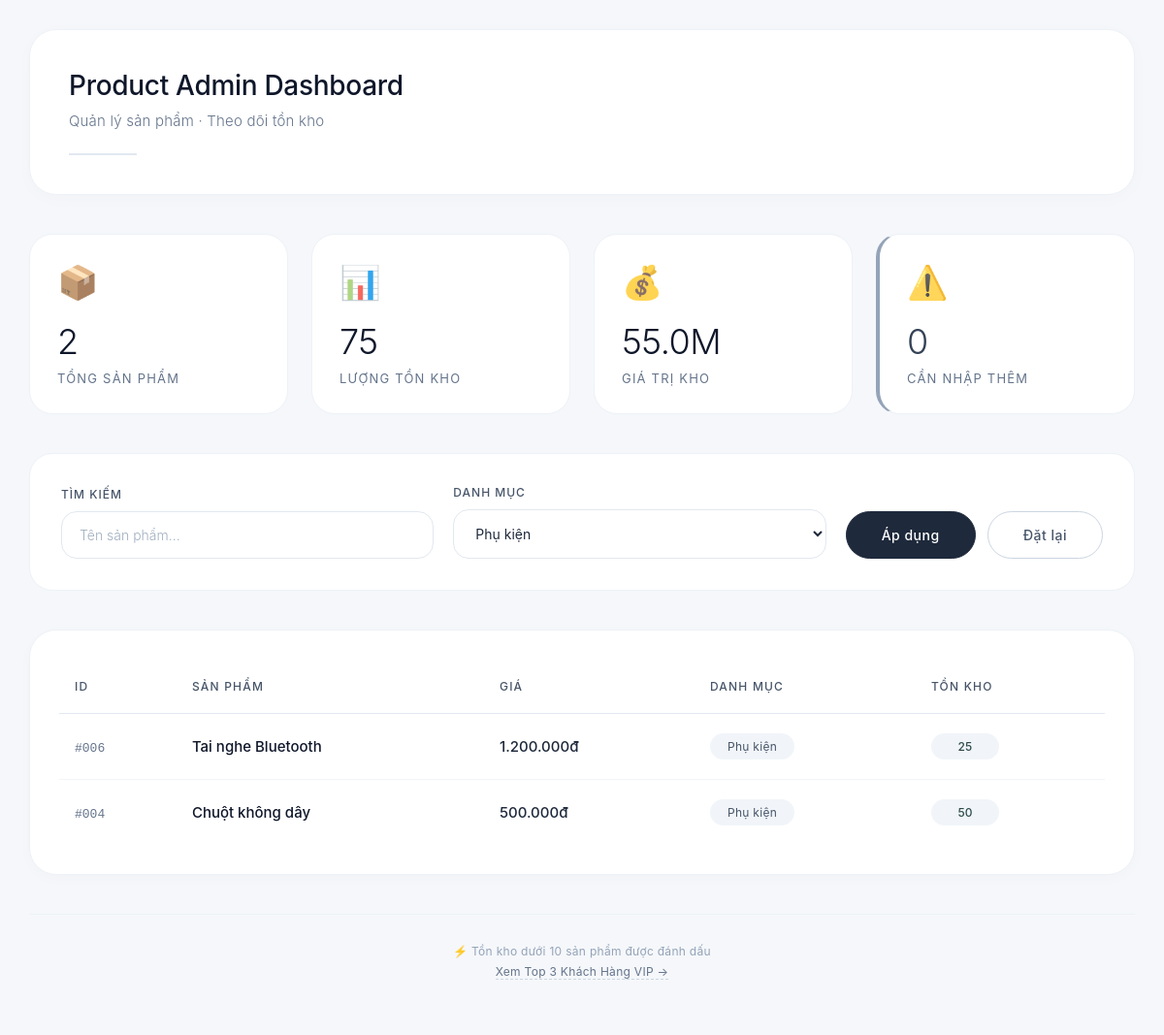
/Session7/Part3and4/index.php?category_id=3, run on the app's committed database.
### tables this page shows
CREATE TABLE `products` (
  `id` int(11) NOT NULL,
  `name` varchar(200) NOT NULL,
  `price` decimal(10,2) NOT NULL,
  `category_id` int(11) DEFAULT NULL,
  `stock` int(11) DEFAULT 0
);

CREATE TABLE `categories` (
  `id` int(11) NOT NULL,
  `category_name` varchar(100) NOT NULL
);

### Session7/Part3and4/index.php (the view, shortened to what this page needs)
<?php
$db = Database::getInstance()->getConnection();
try {
    $categories = $db->query("SELECT * FROM categories ORDER BY category_name")->fetchAll();
    $search = $_GET['search'] ?? '';
    $category_id = $_GET['category_id'] ?? '';
    $sql = "SELECT
                p.id,
                p.name AS product_name,
                p.price,
                p.stock,
                c.category_name
            FROM products p
            LEFT JOIN categories c ON p.category_id = c.id
            WHERE 1=1";
    $params = [];
    if (!empty($category_id)) {
        $sql .= " AND p.category_id = :category_id";
        $params[':category_id'] = $category_id;
    }
    $sql .= " ORDER BY p.id DESC";
    $stmt = $db->prepare($sql);
    $stmt->execute($params);
    $products = $stmt->fetchAll();
} catch (PDOException $e) {
    die("❌ Lỗi: " . $e->getMessage());
}
?>
<!DOCTYPE html>
<html lang="vi">
<head>
    <link rel="stylesheet" href="style.css">
</head>
<body>
    <div class="container">
        <div class="header">
            <h1>Product Admin Dashboard</h1>
            <p>Quản lý sản phẩm · Theo dõi tồn kho</p>
            <div class="header-divider"></div>
        </div>
        <?php
        $totalProducts = count($products);
        $totalStock = 0;
        $lowStockCount = 0;
        $totalValue = 0;
        foreach ($products as $p) {
            $totalStock += $p['stock'];
            $totalValue += $p['price'] * $p['stock'];
        }
        ?>
        <div class="stats-container">
            <div class="stat-card">
                <div class="stat-icon">📦</div>
                <div class="stat-number"><?= $totalProducts ?></div>
                <div class="stat-label">Tổng sản phẩm</div>
            </div>
            <div class="stat-card">
                <div class="stat-icon">📊</div>
                <div class="stat-number"><?= number_format($totalStock) ?></div>
                <div class="stat-label">Lượng tồn kho</div>
            </div>
            <div class="stat-card">
                <div class="stat-icon">💰</div>
                <div class="stat-number"><?= number_format($totalValue / 1000000, 1) ?>M</div>
                <div class="stat-label">Giá trị kho</div>
            </div>
            <div class="stat-card warning">
                <div class="stat-icon">⚠️</div>
                <div class="stat-number"><?= $lowStockCount ?></div>
                <div class="stat-label">Cần nhập thêm</div>
            </div>
        </div>
        <div class="filter-form">
            <form method="GET">
                <div class="filter-grid">
                    <div class="filter-group">
                        <label>Tìm kiếm</label>
                        <input type="text"
                               name="search"
                               placeholder="Tên sản phẩm..."
                               value="<?= htmlspecialchars($search) ?>">
                    </div>
                    <div class="filter-group">
                        <label>Danh mục</label>
                        <select name="category_id">
                            <?php foreach ($categories as $cat): ?>
                                <option value="<?= $cat['id'] ?>"
                                        <?= $category_id == $cat['id'] ? 'selected' : '' ?>>
                                    <?= htmlspecialchars($cat['category_name']) ?>
                                </option>
                            <?php endforeach; ?>
                        </select>
                    </div>
                    <div class="filter-actions">
                        <button type="submit" class="btn btn-primary">Áp dụng</button>
                        <a href="?" class="btn btn-secondary">Đặt lại</a>
                    </div>
                </div>
            </form>
        </div>
        <div class="table-container">
            <table>
                <thead>
                    <tr>
                        <th>ID</th>
                        <th>Sản phẩm</th>
                        <th>Giá</th>
                        <th>Danh mục</th>
                        <th>Tồn kho</th>
                    </tr>
                </thead>
                <tbody>
                    <?php if (empty($products)): ?>
                        <tr>
                            <td colspan="5" class="no-data">
                                Không tìm thấy sản phẩm
                                <br>
                                <small>Thử thay đổi điều kiện lọc</small>
                            </td>
                        </tr>
                    <?php else: ?>
                        <?php foreach ($products as $product): ?>
                            <tr class="<?= $product['stock'] < 10 ? 'low-stock-row' : '' ?>">
                                <td>
                                    <span class="product-id">#<?= str_pad($product['id'], 3, '0', STR_PAD_LEFT) ?></span>
                                </td>
                                <td>
                                    <span class="product-name">
                                        <?= htmlspecialchars($product['product_name']) ?>
                                    </span>
                                </td>
                                <td class="price">
                                    <?= number_format($product['price'], 0, ',', '.') ?>đ
                                </td>
                                <td>
                                    <span class="category">
                                        <?= htmlspecialchars($product['category_name'] ?? 'Chưa phân loại') ?>
                                    </span>
                                </td>
                                <td>
                                    <?php
                                    $stockClass = 'stock-high';
                                    ?>
                                    <span class="stock <?= $stockClass ?>">
                                        <?= $product['stock'] ?>
                                    </span>
                                </td>
                            </tr>
                        <?php endforeach; ?>
                    <?php endif; ?>
                </tbody>
            </table>
        </div>
        <div class="footer-info">
            <p>⚡ Tồn kho dưới 10 sản phẩm được đánh dấu</p>
            <p><a href="top_customers.php" style="color: #64748b; text-decoration: none; border-bottom: 1px dashed #cbd5e1;">Xem Top 3 Khách Hàng VIP →</a></p>
        </div>
    </div>
</body>
</html>

### Session7/Part3and4/Style.css (style rules this page uses)
* { margin: 0; padding: 0; box-sizing: border-box; font-family: 'Inter', -apple-system, BlinkMacSystemFont, 'Segoe UI', Roboto, 'Helvetica Neue', sans-serif; }
body { background: #f5f7fa; padding: 30px; min-height: 100vh; display: flex; justify-content: center; align-items: center; color: #1e293b; }
.container { max-width: 1400px; width: 100%; margin: 0 auto; }
.header { background: #ffffff; padding: 40px; border-radius: 28px; margin-bottom: 40px; box-shadow: 0 4px 20px rgba(0, 0, 0, 0.02); border: 1px solid #edf2f7; transition: all 0.2s ease; }
.header h1 { font-size: 28px; font-weight: 500; color: #0f172a; letter-spacing: -0.3px; margin-bottom: 10px; }
.header p { color: #64748b; font-size: 15px; font-weight: 300; letter-spacing: 0.2px; }
.header-divider { width: 70px; height: 2px; background: #e2e8f0; margin-top: 24px; }
.stats-container { display: grid; grid-template-columns: repeat(auto-fit, minmax(240px, 1fr)); gap: 24px; margin-bottom: 40px; }
.stat-card { background: #ffffff; padding: 28px; border-radius: 24px; border: 1px solid #edf2f7; transition: all 0.25s cubic-bezier(0.4, 0, 0.2, 1); }
.stat-icon { font-size: 34px; margin-bottom: 20px; color: #334155; opacity: 0.8; }
.stat-number { font-size: 36px; font-weight: 300; color: #0f172a; line-height: 1.2; margin-bottom: 8px; letter-spacing: -0.5px; }
.stat-label { color: #64748b; font-size: 13px; text-transform: uppercase; letter-spacing: 1.2px; font-weight: 400; }
.stat-card.warning { background: #ffffff; border-left: 4px solid #94a3b8; }
.stat-card.warning .stat-number { color: #334155; }
.filter-form { background: #ffffff; padding: 32px; border-radius: 24px; margin-bottom: 40px; border: 1px solid #edf2f7; }
.filter-grid { display: flex; gap: 20px; flex-wrap: wrap; align-items: flex-end; }
.filter-group { flex: 1; min-width: 250px; }
.filter-group label { display: block; margin-bottom: 10px; color: #475569; font-size: 12px; font-weight: 500; text-transform: uppercase; letter-spacing: 1px; }
.filter-group input, .filter-group select { width: 100%; padding: 15px 18px; border: 1.5px solid #e2e8f0; border-radius: 16px; font-size: 14px; color: #1e293b; background: #ffffff; transition: all 0.2s; }
.filter-group input::placeholder { color: #a0afc0; font-weight: 300; }
.filter-actions { display: flex; gap: 12px; align-items: center; }
.btn { padding: 15px 36px; border: none; border-radius: 40px; font-size: 14px; font-weight: 500; cursor: pointer; transition: all 0.25s; text-decoration: none; display: inline-block; letter-spacing: 0.5px; text-align: center; }
.btn-primary { background: #1e293b; color: #ffffff; border: 1.5px solid #1e293b; }
.btn-secondary { background: transparent; color: #475569; border: 1.5px solid #cbd5e1; }
.table-container { background: #ffffff; border-radius: 28px; padding: 30px; border: 1px solid #edf2f7; overflow-x: auto; box-shadow: 0 4px 15px rgba(0, 0, 0, 0.02); }
table { width: 100%; border-collapse: collapse; }
th { text-align: left; padding: 20px 16px; color: #475569; font-weight: 500; font-size: 12px; text-transform: uppercase; letter-spacing: 1.2px; border-bottom: 1.5px solid #e2e8f0; }
td { padding: 20px 16px; border-bottom: 1px solid #f1f5f9; color: #334155; font-size: 14px; }
tr:last-child td { border-bottom: none; }
.product-id { color: #64748b; font-size: 13px; font-family: 'SF Mono', 'Menlo', monospace; font-weight: 400; }
.product-name { font-weight: 500; color: #0f172a; font-size: 15px; }
.price { color: #1e293b; font-weight: 500; font-size: 15px; }
.category { display: inline-block; padding: 6px 18px; background: #f1f5f9; color: #475569; font-size: 12px; border-radius: 40px; letter-spacing: 0.3px; font-weight: 400; }
.stock { display: inline-block; padding: 6px 18px; border-radius: 40px; font-size: 12px; font-weight: 500; min-width: 70px; text-align: center; }
.stock-high { background: #f1f5f9; color: #2d4b4b; }
.footer-info { text-align: center; margin-top: 40px; padding: 24px; color: #94a3b8; font-size: 12px; border-top: 1px solid #edf2f7; }
.footer-info p { margin: 6px 0; letter-spacing: 0.3px; }
.container { animation: fadeIn 0.4s ease-out; }

### data on the page
products: id "006", name "Tai nghe Bluetooth", price "1.200.000", category.category_name "Phụ kiện", stock "25"
products: id "004", name "Chuột không dây", price "500.000", category.category_name "Phụ kiện", stock "50"

### other printed values
$totalProducts "2"
$totalStock "75"
$totalValue / 1000000 "55.0"
$lowStockCount "0"
form field category_id "Phụ kiện"
